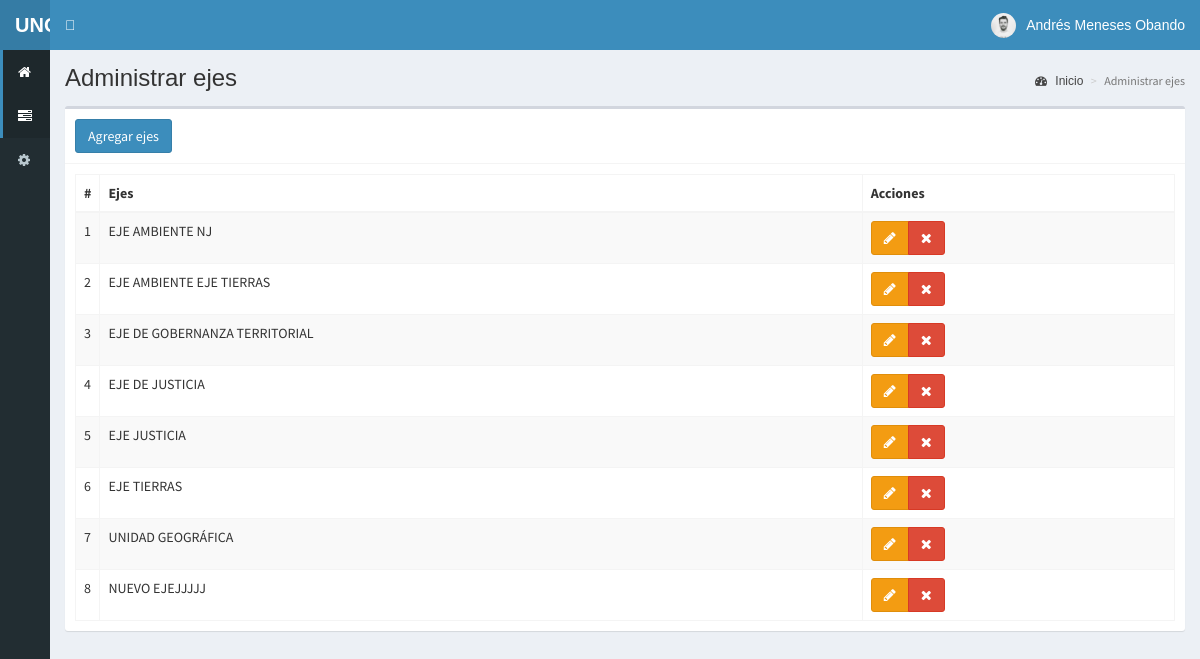
Page /ejes (signed in) on the committed database.
### tables this page shows
CREATE TABLE `ejes` (
  `id` int(11) NOT NULL,
  `eje` text NOT NULL,
  `fecha` timestamp NOT NULL DEFAULT current_timestamp() ON UPDATE current_timestamp()
);

### controladores/plantilla.controlador.php (called while the page is built)
<?php
class ControladorPlantilla{
	static public function ctrPlantilla(){
		include "vistas/plantilla.php";
	}
}

### index.php (called while the page is built, shortened)
<?php
require_once "controladores/plantilla.controlador.php";
require_once "controladores/usuarios.controlador.php";
require_once "controladores/ejes.controlador.php";
require_once "controladores/tipos.controlador.php";
require_once "modelos/ejes.modelo.php";
$plantilla = new ControladorPlantilla();
$plantilla -> ctrPlantilla();

### controladores/ejes.controlador.php (called while the page is built, shortened)
<?php
class ControladorEjes{
	static public function ctrMostrarEjes($item, $valor){
		$tabla = "ejes";
		$respuesta = ModeloEjes::mdlMostrarEjes($tabla, $item, $valor);
		return $respuesta;
	}
}

### modelos/conexion.php (called while the page is built)
<?php
class Conexion {
	static public function conectar() {
		try {
			$link = new PDO("mysql:host=127.0.0.1;port=3306;dbname=testsegoliamb",
			                "root",
			                "");
			$link->exec("set names utf8");
			return $link;
		} catch (PDOException $e) {
			echo "Error de conexión: " . $e->getMessage();
			return null;
		}
	}
}

### modelos/ejes.modelo.php (called while the page is built, shortened)
<?php
require_once "conexion.php";
class ModeloEjes{
	static public function mdlMostrarEjes($tabla, $item, $valor){
		if($item != null){
			$stmt = Conexion::conectar()->prepare("SELECT * FROM $tabla WHERE $item = :$item");
			$stmt -> bindParam(":".$item, $valor, PDO::PARAM_STR);
			$stmt -> execute();
			return $stmt -> fetch();
		}else{
			$stmt = Conexion::conectar()->prepare("SELECT * FROM $tabla");
			$stmt -> execute();
			return $stmt -> fetchAll();
		}
	}
}

### vistas/modulos/ejes.php (the view, shortened to what this page needs)
<link href="https://cdn.jsdelivr.net/npm/select2@4.1.0-rc.0/dist/css/select2.min.css" rel="stylesheet" />
<div class="content-wrapper">
  <section class="content-header">
    <h1>
      Administrar ejes
    </h1>
    <ol class="breadcrumb">
      <li><a href="inicio"><i class="fa fa-dashboard"></i> Inicio</a></li>
      <li class="active">Administrar ejes</li>
    </ol>
  </section>
  <section class="content">
    <div class="box">
      <div class="box-header with-border">
        <button class="btn btn-primary" data-toggle="modal" data-target="#modalAgregarEje">
          Agregar ejes
        </button>
      </div>
      <div class="box-body">
       <table class="table table-bordered table-striped dt-responsive tablas" width="100%">
        <thead>
         <tr>
           <th style="width:10px">#</th>
           <th>Ejes</th>
           <th>Acciones</th>
         </tr>
        </thead>
        <tbody>
        <?php
          $item = null;
          $valor = null;
          $ejes = ControladorEjes::ctrMostrarEjes($item, $valor);
          foreach ($ejes as $key => $value) {
            echo ' <tr>
                    <td>'.($key+1).'</td>
                    <td class="text-uppercase">'.$value["eje"].'</td>
                    <td>
                      <div class="btn-group">
                        <button class="btn btn-warning btnEditarEje" id="'.$value["id"].'" data-toggle="modal" data-target="#modalEditarEje"><i class="fa fa-pencil"></i></button>';
                        if($_SESSION["perfil"] == "Administrador"){
                          echo '<button class="btn btn-danger btnEliminarEje" id="'.$value["id"].'"><i class="fa fa-times"></i></button>';
                        }
                      echo '</div>
                    </td>
                  </tr>';
          }
        ?>
        </tbody>
       </table>
      </div>
    </div>
  </section>
</div>

### vistas/plantilla.php (style rules this page uses)
p, h1, h2, h3, h4, a, span { font-family: 'MiFuente', Arial, sans-serif !important; }

### rows in the picture
ejes: eje "EJE AMBIENTE NJ"
ejes: eje "EJE AMBIENTE EJE TIERRAS"
ejes: eje "EJE DE GOBERNANZA TERRITORIAL"
ejes: eje "EJE DE JUSTICIA"
ejes: eje "EJE JUSTICIA"
ejes: eje "EJE TIERRAS"
ejes: eje "UNIDAD GEOGRÁFICA"
ejes: eje "NUEVO EJEJJJJJ"

### other values in the picture
$_SESSION["nombre"] "Andrés Meneses Obando"
